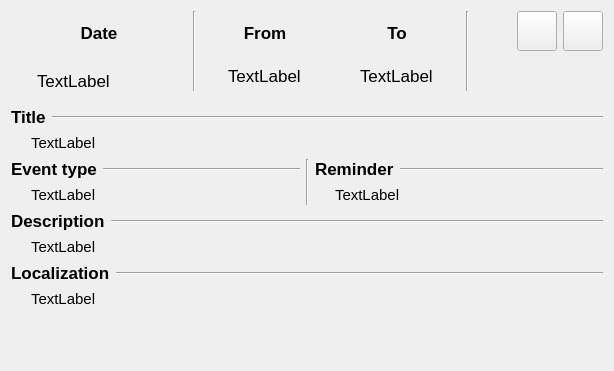
<?xml version="1.0" encoding="UTF-8"?>
<ui version="4.0">
 <class>Form</class>
 <widget class="QWidget" name="Form">
  <property name="enabled">
   <bool>true</bool>
  </property>
  <property name="geometry">
   <rect>
    <x>0</x>
    <y>0</y>
    <width>614</width>
    <height>371</height>
   </rect>
  </property>
  <property name="sizePolicy">
   <sizepolicy hsizetype="Expanding" vsizetype="Expanding">
    <horstretch>0</horstretch>
    <verstretch>0</verstretch>
   </sizepolicy>
  </property>
  <property name="windowTitle">
   <string>Event data</string>
  </property>
  <layout class="QGridLayout" name="gridLayout_15">
   <item row="0" column="0">
    <layout class="QVBoxLayout" name="verticalLayout_3">
     <item>
      <layout class="QHBoxLayout" name="horizontalLayout_2">
       <item>
        <layout class="QGridLayout" name="gridLayout">
         <item row="1" column="1">
          <widget class="QLabel" name="eventDateLabel">
           <property name="minimumSize">
            <size>
             <width>150</width>
             <height>30</height>
            </size>
           </property>
           <property name="maximumSize">
            <size>
             <width>150</width>
             <height>30</height>
            </size>
           </property>
           <property name="font">
            <font>
             <pointsize>13</pointsize>
            </font>
           </property>
           <property name="text">
            <string>TextLabel</string>
           </property>
           <property name="alignment">
            <set>Qt::AlignBottom|Qt::AlignLeading|Qt::AlignLeft</set>
           </property>
           <property name="margin">
            <number>3</number>
           </property>
           <property name="indent">
            <number>-1</number>
           </property>
          </widget>
         </item>
         <item row="1" column="0">
          <spacer name="horizontalSpacer">
           <property name="orientation">
            <enum>Qt::Horizontal</enum>
           </property>
           <property name="sizeType">
            <enum>QSizePolicy::Fixed</enum>
           </property>
           <property name="sizeHint" stdset="0">
            <size>
             <width>20</width>
             <height>20</height>
            </size>
           </property>
          </spacer>
         </item>
         <item row="0" column="0" colspan="2">
          <widget class="QLabel" name="label">
           <property name="font">
            <font>
             <pointsize>13</pointsize>
             <weight>75</weight>
             <bold>true</bold>
            </font>
           </property>
           <property name="text">
            <string>Date</string>
           </property>
           <property name="alignment">
            <set>Qt::AlignCenter</set>
           </property>
          </widget>
         </item>
        </layout>
       </item>
       <item>
        <widget class="Line" name="line_7">
         <property name="orientation">
          <enum>Qt::Vertical</enum>
         </property>
        </widget>
       </item>
       <item>
        <layout class="QGridLayout" name="gridLayout_2">
         <item row="1" column="0">
          <spacer name="horizontalSpacer_3">
           <property name="orientation">
            <enum>Qt::Horizontal</enum>
           </property>
           <property name="sizeType">
            <enum>QSizePolicy::Fixed</enum>
           </property>
           <property name="sizeHint" stdset="0">
            <size>
             <width>20</width>
             <height>20</height>
            </size>
           </property>
          </spacer>
         </item>
         <item row="1" column="1">
          <widget class="QLabel" name="timeFromLabel">
           <property name="minimumSize">
            <size>
             <width>100</width>
             <height>30</height>
            </size>
           </property>
           <property name="maximumSize">
            <size>
             <width>100</width>
             <height>30</height>
            </size>
           </property>
           <property name="font">
            <font>
             <pointsize>13</pointsize>
            </font>
           </property>
           <property name="text">
            <string>TextLabel</string>
           </property>
          </widget>
         </item>
         <item row="0" column="0" colspan="2">
          <widget class="QLabel" name="label_2">
           <property name="font">
            <font>
             <pointsize>13</pointsize>
             <weight>75</weight>
             <bold>true</bold>
            </font>
           </property>
           <property name="text">
            <string>From</string>
           </property>
           <property name="alignment">
            <set>Qt::AlignCenter</set>
           </property>
          </widget>
         </item>
        </layout>
       </item>
       <item>
        <layout class="QGridLayout" name="gridLayout_3">
         <item row="1" column="0">
          <spacer name="horizontalSpacer_4">
           <property name="orientation">
            <enum>Qt::Horizontal</enum>
           </property>
           <property name="sizeType">
            <enum>QSizePolicy::Fixed</enum>
           </property>
           <property name="sizeHint" stdset="0">
            <size>
             <width>20</width>
             <height>20</height>
            </size>
           </property>
          </spacer>
         </item>
         <item row="1" column="1">
          <widget class="QLabel" name="timeToLabel">
           <property name="minimumSize">
            <size>
             <width>100</width>
             <height>30</height>
            </size>
           </property>
           <property name="maximumSize">
            <size>
             <width>100</width>
             <height>30</height>
            </size>
           </property>
           <property name="font">
            <font>
             <pointsize>13</pointsize>
            </font>
           </property>
           <property name="text">
            <string>TextLabel</string>
           </property>
          </widget>
         </item>
         <item row="0" column="0" colspan="2">
          <widget class="QLabel" name="label_5">
           <property name="font">
            <font>
             <pointsize>13</pointsize>
             <weight>75</weight>
             <bold>true</bold>
            </font>
           </property>
           <property name="text">
            <string>To</string>
           </property>
           <property name="alignment">
            <set>Qt::AlignCenter</set>
           </property>
          </widget>
         </item>
        </layout>
       </item>
       <item>
        <widget class="Line" name="line_8">
         <property name="orientation">
          <enum>Qt::Vertical</enum>
         </property>
        </widget>
       </item>
       <item>
        <layout class="QVBoxLayout" name="verticalLayout_2">
         <item>
          <layout class="QHBoxLayout" name="horizontalLayout">
           <item>
            <spacer name="horizontalSpacer_2">
             <property name="orientation">
              <enum>Qt::Horizontal</enum>
             </property>
             <property name="sizeHint" stdset="0">
              <size>
               <width>40</width>
               <height>20</height>
              </size>
             </property>
            </spacer>
           </item>
           <item>
            <widget class="QPushButton" name="eventEditBtn">
             <property name="minimumSize">
              <size>
               <width>40</width>
               <height>40</height>
              </size>
             </property>
             <property name="maximumSize">
              <size>
               <width>40</width>
               <height>40</height>
              </size>
             </property>
             <property name="text">
              <string/>
             </property>
            </widget>
           </item>
           <item>
            <widget class="QPushButton" name="eventRemoveBtn">
             <property name="minimumSize">
              <size>
               <width>40</width>
               <height>40</height>
              </size>
             </property>
             <property name="maximumSize">
              <size>
               <width>40</width>
               <height>40</height>
              </size>
             </property>
             <property name="text">
              <string/>
             </property>
            </widget>
           </item>
          </layout>
         </item>
         <item>
          <spacer name="verticalSpacer">
           <property name="orientation">
            <enum>Qt::Vertical</enum>
           </property>
           <property name="sizeHint" stdset="0">
            <size>
             <width>20</width>
             <height>40</height>
            </size>
           </property>
          </spacer>
         </item>
        </layout>
       </item>
      </layout>
     </item>
     <item>
      <spacer name="verticalSpacer_2">
       <property name="orientation">
        <enum>Qt::Vertical</enum>
       </property>
       <property name="sizeType">
        <enum>QSizePolicy::Fixed</enum>
       </property>
       <property name="sizeHint" stdset="0">
        <size>
         <width>20</width>
         <height>10</height>
        </size>
       </property>
      </spacer>
     </item>
     <item>
      <layout class="QGridLayout" name="gridLayout_4">
       <item row="0" column="0">
        <widget class="QLabel" name="label_7">
         <property name="minimumSize">
          <size>
           <width>30</width>
           <height>0</height>
          </size>
         </property>
         <property name="maximumSize">
          <size>
           <width>16777215</width>
           <height>30</height>
          </size>
         </property>
         <property name="font">
          <font>
           <pointsize>13</pointsize>
           <weight>75</weight>
           <bold>true</bold>
          </font>
         </property>
         <property name="text">
          <string>Title</string>
         </property>
        </widget>
       </item>
       <item row="0" column="1">
        <widget class="Line" name="line">
         <property name="sizePolicy">
          <sizepolicy hsizetype="Expanding" vsizetype="Expanding">
           <horstretch>0</horstretch>
           <verstretch>0</verstretch>
          </sizepolicy>
         </property>
         <property name="orientation">
          <enum>Qt::Horizontal</enum>
         </property>
        </widget>
       </item>
      </layout>
     </item>
     <item>
      <layout class="QGridLayout" name="gridLayout_5">
       <item row="0" column="0">
        <spacer name="horizontalSpacer_5">
         <property name="orientation">
          <enum>Qt::Horizontal</enum>
         </property>
         <property name="sizeType">
          <enum>QSizePolicy::Fixed</enum>
         </property>
         <property name="sizeHint" stdset="0">
          <size>
           <width>20</width>
           <height>20</height>
          </size>
         </property>
        </spacer>
       </item>
       <item row="0" column="1">
        <widget class="QLabel" name="titleLabel">
         <property name="font">
          <font>
           <pointsize>11</pointsize>
          </font>
         </property>
         <property name="text">
          <string>TextLabel</string>
         </property>
        </widget>
       </item>
      </layout>
     </item>
     <item>
      <layout class="QGridLayout" name="gridLayout_10">
       <item row="0" column="0">
        <layout class="QGridLayout" name="gridLayout_6" columnstretch="0,0">
         <item row="0" column="0">
          <widget class="QLabel" name="label_9">
           <property name="minimumSize">
            <size>
             <width>30</width>
             <height>0</height>
            </size>
           </property>
           <property name="maximumSize">
            <size>
             <width>16777215</width>
             <height>30</height>
            </size>
           </property>
           <property name="font">
            <font>
             <pointsize>13</pointsize>
             <weight>75</weight>
             <bold>true</bold>
            </font>
           </property>
           <property name="text">
            <string>Event type</string>
           </property>
          </widget>
         </item>
         <item row="0" column="1">
          <widget class="Line" name="line_2">
           <property name="sizePolicy">
            <sizepolicy hsizetype="Expanding" vsizetype="Expanding">
             <horstretch>0</horstretch>
             <verstretch>0</verstretch>
            </sizepolicy>
           </property>
           <property name="orientation">
            <enum>Qt::Horizontal</enum>
           </property>
          </widget>
         </item>
        </layout>
       </item>
       <item row="0" column="1" rowspan="2">
        <widget class="Line" name="line_3">
         <property name="orientation">
          <enum>Qt::Vertical</enum>
         </property>
        </widget>
       </item>
       <item row="0" column="2">
        <layout class="QGridLayout" name="gridLayout_8">
         <item row="0" column="0">
          <widget class="QLabel" name="label_15">
           <property name="minimumSize">
            <size>
             <width>30</width>
             <height>0</height>
            </size>
           </property>
           <property name="maximumSize">
            <size>
             <width>16777215</width>
             <height>30</height>
            </size>
           </property>
           <property name="font">
            <font>
             <pointsize>13</pointsize>
             <weight>75</weight>
             <bold>true</bold>
            </font>
           </property>
           <property name="text">
            <string>Reminder</string>
           </property>
          </widget>
         </item>
         <item row="0" column="1">
          <widget class="Line" name="line_5">
           <property name="sizePolicy">
            <sizepolicy hsizetype="Expanding" vsizetype="Expanding">
             <horstretch>0</horstretch>
             <verstretch>0</verstretch>
            </sizepolicy>
           </property>
           <property name="orientation">
            <enum>Qt::Horizontal</enum>
           </property>
          </widget>
         </item>
        </layout>
       </item>
       <item row="1" column="0">
        <layout class="QGridLayout" name="gridLayout_7">
         <item row="0" column="0">
          <spacer name="horizontalSpacer_6">
           <property name="orientation">
            <enum>Qt::Horizontal</enum>
           </property>
           <property name="sizeType">
            <enum>QSizePolicy::Fixed</enum>
           </property>
           <property name="sizeHint" stdset="0">
            <size>
             <width>20</width>
             <height>20</height>
            </size>
           </property>
          </spacer>
         </item>
         <item row="0" column="1">
          <widget class="QLabel" name="eventTypeLabel">
           <property name="font">
            <font>
             <pointsize>11</pointsize>
            </font>
           </property>
           <property name="text">
            <string>TextLabel</string>
           </property>
          </widget>
         </item>
        </layout>
       </item>
       <item row="1" column="2">
        <layout class="QGridLayout" name="gridLayout_9">
         <item row="0" column="0">
          <spacer name="horizontalSpacer_7">
           <property name="orientation">
            <enum>Qt::Horizontal</enum>
           </property>
           <property name="sizeType">
            <enum>QSizePolicy::Fixed</enum>
           </property>
           <property name="sizeHint" stdset="0">
            <size>
             <width>20</width>
             <height>20</height>
            </size>
           </property>
          </spacer>
         </item>
         <item row="0" column="1">
          <widget class="QLabel" name="eventReminderLabel">
           <property name="font">
            <font>
             <pointsize>11</pointsize>
            </font>
           </property>
           <property name="text">
            <string>TextLabel</string>
           </property>
          </widget>
         </item>
        </layout>
       </item>
      </layout>
     </item>
     <item>
      <layout class="QGridLayout" name="gridLayout_11">
       <item row="0" column="0">
        <widget class="QLabel" name="label_11">
         <property name="minimumSize">
          <size>
           <width>30</width>
           <height>0</height>
          </size>
         </property>
         <property name="maximumSize">
          <size>
           <width>16777215</width>
           <height>30</height>
          </size>
         </property>
         <property name="font">
          <font>
           <pointsize>13</pointsize>
           <weight>75</weight>
           <bold>true</bold>
          </font>
         </property>
         <property name="text">
          <string>Description</string>
         </property>
        </widget>
       </item>
       <item row="0" column="1">
        <widget class="Line" name="line_4">
         <property name="sizePolicy">
          <sizepolicy hsizetype="Expanding" vsizetype="Expanding">
           <horstretch>0</horstretch>
           <verstretch>0</verstretch>
          </sizepolicy>
         </property>
         <property name="orientation">
          <enum>Qt::Horizontal</enum>
         </property>
        </widget>
       </item>
      </layout>
     </item>
     <item>
      <layout class="QGridLayout" name="gridLayout_12">
       <item row="0" column="0">
        <spacer name="horizontalSpacer_8">
         <property name="orientation">
          <enum>Qt::Horizontal</enum>
         </property>
         <property name="sizeType">
          <enum>QSizePolicy::Fixed</enum>
         </property>
         <property name="sizeHint" stdset="0">
          <size>
           <width>20</width>
           <height>20</height>
          </size>
         </property>
        </spacer>
       </item>
       <item row="0" column="1">
        <widget class="QLabel" name="eventDescriptionLabel">
         <property name="font">
          <font>
           <pointsize>11</pointsize>
          </font>
         </property>
         <property name="text">
          <string>TextLabel</string>
         </property>
        </widget>
       </item>
      </layout>
     </item>
     <item>
      <layout class="QGridLayout" name="gridLayout_13">
       <item row="0" column="0">
        <widget class="QLabel" name="label_13">
         <property name="minimumSize">
          <size>
           <width>30</width>
           <height>0</height>
          </size>
         </property>
         <property name="maximumSize">
          <size>
           <width>16777215</width>
           <height>30</height>
          </size>
         </property>
         <property name="font">
          <font>
           <pointsize>13</pointsize>
           <weight>75</weight>
           <bold>true</bold>
          </font>
         </property>
         <property name="text">
          <string>Localization</string>
         </property>
        </widget>
       </item>
       <item row="0" column="1">
        <widget class="Line" name="line_6">
         <property name="sizePolicy">
          <sizepolicy hsizetype="Expanding" vsizetype="Expanding">
           <horstretch>0</horstretch>
           <verstretch>0</verstretch>
          </sizepolicy>
         </property>
         <property name="orientation">
          <enum>Qt::Horizontal</enum>
         </property>
        </widget>
       </item>
      </layout>
     </item>
     <item>
      <layout class="QGridLayout" name="gridLayout_14">
       <item row="0" column="0">
        <spacer name="horizontalSpacer_9">
         <property name="orientation">
          <enum>Qt::Horizontal</enum>
         </property>
         <property name="sizeType">
          <enum>QSizePolicy::Fixed</enum>
         </property>
         <property name="sizeHint" stdset="0">
          <size>
           <width>20</width>
           <height>20</height>
          </size>
         </property>
        </spacer>
       </item>
       <item row="0" column="1">
        <widget class="QLabel" name="eventLocalizationLabel">
         <property name="font">
          <font>
           <pointsize>11</pointsize>
          </font>
         </property>
         <property name="text">
          <string>TextLabel</string>
         </property>
        </widget>
       </item>
      </layout>
     </item>
    </layout>
   </item>
   <item row="1" column="0">
    <spacer name="verticalSpacer_3">
     <property name="orientation">
      <enum>Qt::Vertical</enum>
     </property>
     <property name="sizeHint" stdset="0">
      <size>
       <width>20</width>
       <height>40</height>
      </size>
     </property>
    </spacer>
   </item>
  </layout>
 </widget>
 <resources/>
 <connections/>
</ui>
